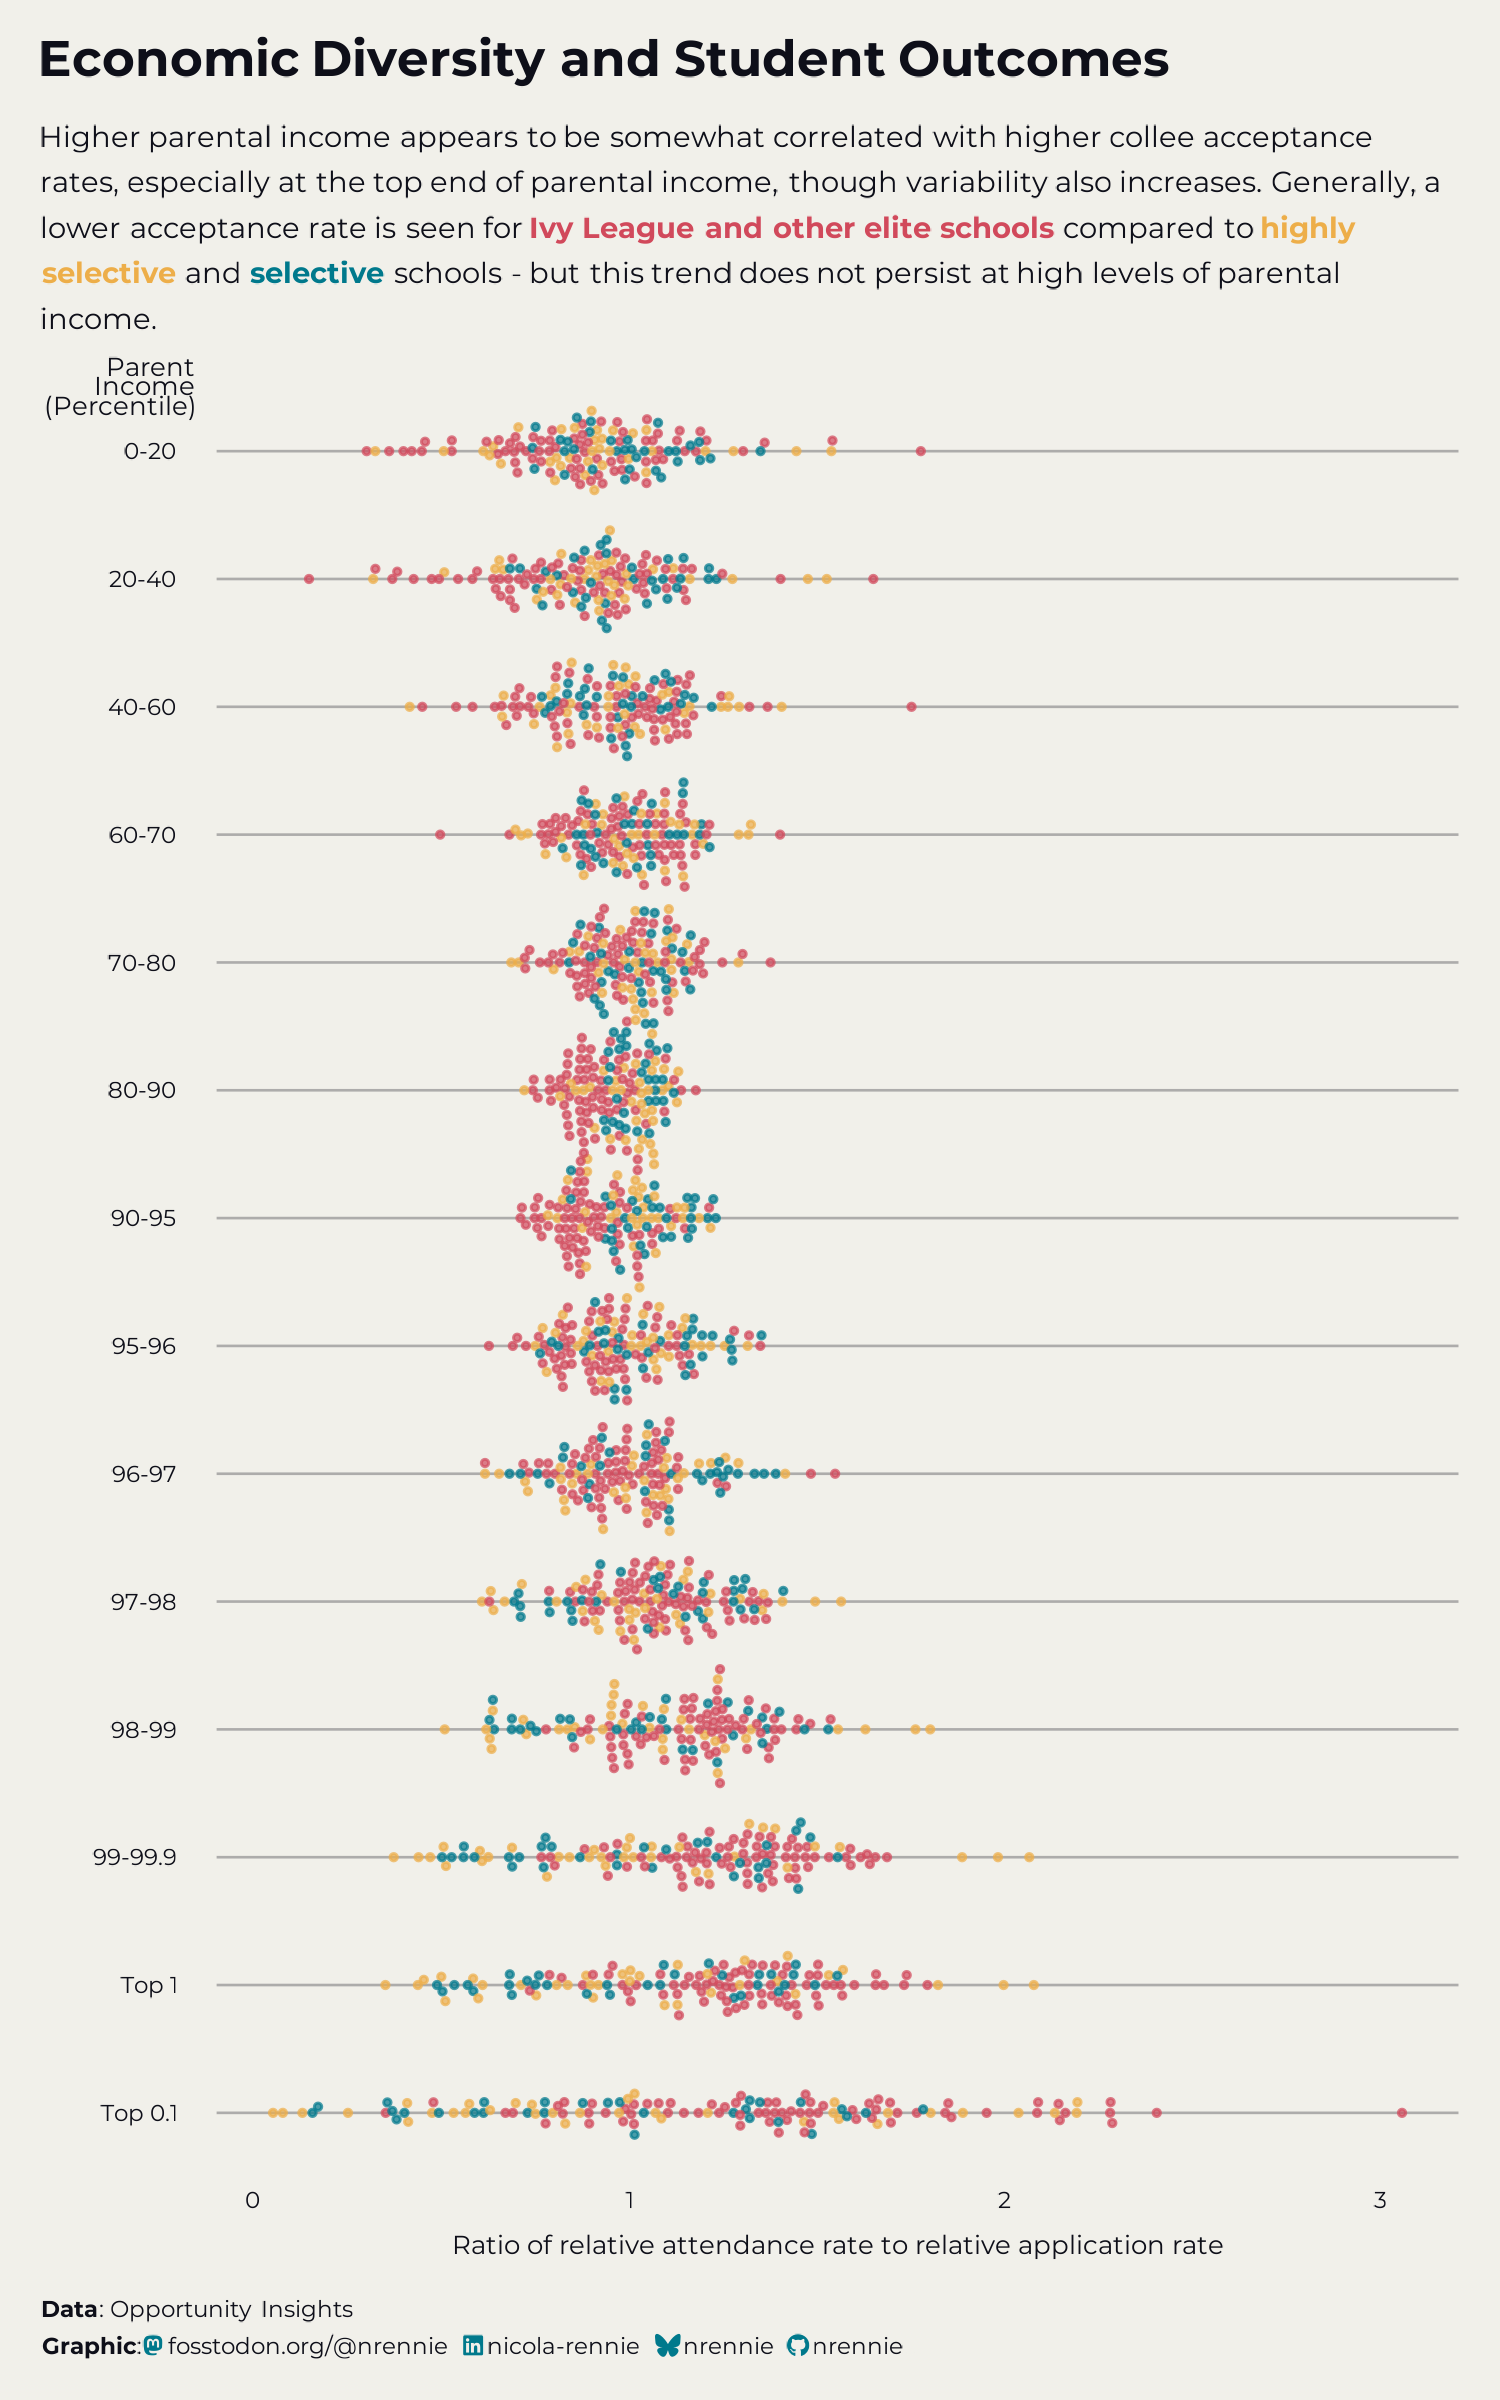

R code for this plot:
# Load packages -----------------------------------------------------------

library(tidyverse)
library(showtext)
library(camcorder)
library(ggtext)
library(nrBrand)
library(glue)
library(ggbeeswarm)


# Load data ---------------------------------------------------------------

tuesdata <- tidytuesdayR::tt_load("2024-09-10")
college_admissions <- tuesdata$college_admissions


# Load fonts --------------------------------------------------------------

font_add_google("Montserrat", "Montserrat")
showtext_auto()


# Define colours and fonts-------------------------------------------------

bg_col <- "#F1F0EA"
text_col <- "#0E0F19"
col_palette <- c("#D1495B", "#EDAE49", "#00798C")
highlight_col <- col_palette[3]

body_font <- "Montserrat"
title_font <- "Montserrat"


# Data wrangling ----------------------------------------------------------

plot_data <- college_admissions |>
  select(par_income_lab, tier, rel_att_cond_app) |> 
  drop_na() |> 
  mutate(
    tier = case_when(
      tier %in% c("Ivy Plus", "Other elite schools (public and private)") ~ 
        "Ivy League and other elite schools",
      tier %in% c("Highly selective public", "Highly selective private") ~ 
        "Highly selective",
      tier %in% c("Selective public", "Selective private") ~ 
        "Selective"
    ),
    tier = factor(tier, levels = c(
      "Ivy League and other elite schools",
      "Highly selective",
      "Selective"
    ))
  ) |> 
  mutate(
    par_income_lab = factor(par_income_lab),
    par_income_lab = fct_relevel(par_income_lab, "Top 0.1", after = Inf)
  )


# Start recording ---------------------------------------------------------

gg_record(
  dir = file.path("2024", "2024-09-10", "recording"),
  device = "png",
  width = 5,
  height = 8,
  units = "in",
  dpi = 300
)


# Define text -------------------------------------------------------------

social <- nrBrand::social_caption(
  twitter = NA,
  bg_colour = bg_col,
  icon_colour = highlight_col,
  font_colour = text_col,
  font_family = body_font
)
title <- "Economic Diversity and Student Outcomes"
st <- glue("Higher parental income appears to be somewhat correlated with 
higher college acceptance rates, especially at the 
top end of parental income, though variability also increases. 
Generally, a lower acceptance rate is seen for <span style='color:{col_palette[1]}'>**Ivy League 
and other elite schools**</span> compared to <span style='color:{col_palette[2]}'>**highly selective**</span> 
and <span style='color:{col_palette[3]}'>**selective**</span> schools - but this 
trend does not persist at high levels of parental income.")
cap <- paste0(
  "**Data**: Opportunity Insights<br>**Graphic**:", social
)


# Plot --------------------------------------------------------------------

ggplot(
  data = plot_data,
  mapping = aes(
    x = rel_att_cond_app,
    y = par_income_lab,
    colour = tier
  )
) +
  geom_beeswarm(size = 0.5, cex = 0.6, alpha = 0.7) +
  scale_y_discrete(limits = rev) +
  scale_colour_manual(
    values = col_palette
  ) +
  labs(
    title = title,
    subtitle = st,
    caption = cap,
    x = "Ratio of relative attendance rate to relative application rate",
    y = "Parent\nIncome\n(Percentile)\n"
  ) +
  theme_minimal(base_size = 22, base_family = body_font) +
  theme(
    legend.position = "none",
    plot.margin = margin(10, 10, 10, 10),
    plot.background = element_rect(fill = bg_col, colour = bg_col),
    panel.background = element_rect(fill = bg_col, colour = bg_col),
    plot.title.position = "plot",
    plot.caption.position = "plot",
    plot.title = element_textbox_simple(
      colour = text_col,
      hjust = 0,
      halign = 0,
      margin = margin(b = 10, t = 0),
      lineheight = 0.5,
      face = "bold",
      size = rel(1.7),
      family = title_font
    ),
    plot.subtitle = element_textbox_simple(
      colour = text_col,
      hjust = 0,
      halign = 0,
      margin = margin(b = 15, t = 5),
      lineheight = 0.5,
      family = body_font
    ),
    plot.caption = element_textbox_simple(
      colour = text_col,
      hjust = 0,
      halign = 0,
      margin = margin(b = 0, t = 10),
      lineheight = 0.5,
      family = body_font
    ),
    panel.grid.major.x = element_blank(),
    panel.grid.minor.x = element_blank(),
    panel.grid.major.y = element_line(
      linewidth = 0.3,
      colour = alpha(text_col, 0.3)
    ),
    panel.grid.minor.y = element_blank(),
    axis.text.y = element_text(
      colour = text_col
    ),
    axis.title.y = element_text(
      angle = 0, lineheight = 0.2,
      hjust = 1,
      vjust = 1.01,
      margin = margin(r = -25, b = 20),
      colour = text_col,
      size = rel(0.9)
    ),
    axis.text.x = element_text(
      margin = margin(t = -5),
      colour = text_col
    ),
    axis.title.x = element_text(
      colour = text_col,
      size = rel(0.9)
    )
  )


# Save gif ----------------------------------------------------------------

ggsave(
  file.path("2024", "2024-09-10", paste0("20240910", ".png")),
  width = 5,
  height = 8
)

gg_playback(
  name = file.path("2024", "2024-09-10", paste0("20240910", ".gif")),
  first_image_duration = 4,
  last_image_duration = 20,
  frame_duration = .25,
  background = bg_col
)
